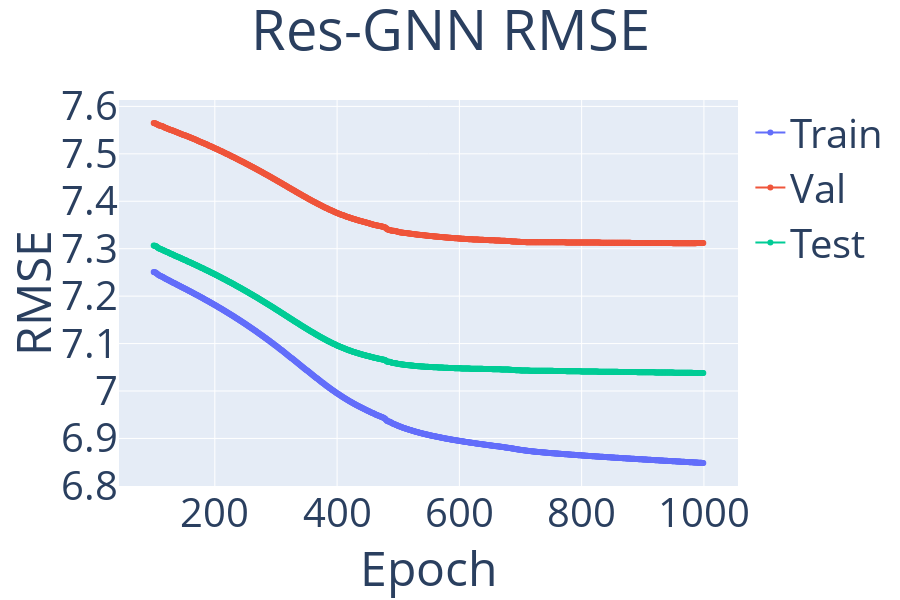

The code cell stored with this chart in its notebook:
### Code cell
# Res-GNN
import models.GNN
import sys
importlib.reload(sys.modules['models.Base'])
importlib.reload(sys.modules['models.GNN'])
from models.GNN import GNN

num_epochs = 1000
patience = 500
learning_rate = 0.01

use_mlp = False # whether to use MLP in front of the model (end-to-end)
append_mlp = False # whether to append MLP predictions to original features (or keep only predictions)
optimize_node_features=False # whether to optimize final resulted node features (i.e. with or without MLP predictions)
only_gbdt = False # use only GBDT features as input features to the end-to-end model (or append GBDT features to original features)

# Note that GAT has 8 heads, with each having 8 hidden dim, so the final embedding size is 8*8
gnn = GNN(heads=8, dropout=0, task='regression', name='gat', lang='dgl', use_mlp=use_mlp, join_with_mlp=append_mlp)

min_rmse_epoch, metrics = gnn.fit(networkx_graph, X, y, train_mask, val_mask, test_mask, num_epochs=num_epochs,
            cat_features=cat_features, optimize_node_features=optimize_node_features, learning_rate=learning_rate, patience=patience, logging_epochs=1, hidden_dim=8,
            gbdt_predictions=gbdt.model.predict(X), only_gbdt=only_gbdt,
            loss_fn="gnn.txt", metric_name='loss', normalize_features=True, replace_na=True)

# gnn.plot_interactive(metrics, legend=['Train', 'Val', 'Test'], title='R2 RMSE', metric_name='accuracy', descending=False)
gnn.plot_interactive(metrics, legend=['Train', 'Val', 'Test'], title='Res-GNN RMSE', metric_name='loss', start_from=100)

### Figure 1 — Plotly figure (JSON) as saved in the notebook; plotly's stock layout.template omitted (floating-point values rounded to 4 significant figures; data arrays with more than 128 entries replaced by an {"elided": "..."} marker saying what was removed)
{"data": [{"mode": "lines+markers", "name": "Train", "type": "scatter", "x": {"elided": "900 int values"}, "y": {"elided": "900 float values"}}, {"mode": "lines+markers", "name": "Val", "type": "scatter", "x": {"elided": "900 int values"}, "y": {"elided": "900 float values"}}, {"mode": "lines+markers", "name": "Test", "type": "scatter", "x": {"elided": "900 int values"}, "y": {"elided": "900 float values"}}], "layout": {"font": {"size": 40}, "height": 600, "title": {"text": "Res-GNN RMSE", "x": 0.5}, "xaxis": {"title": {"text": "Epoch"}}, "yaxis": {"title": {"text": "RMSE"}}}}
